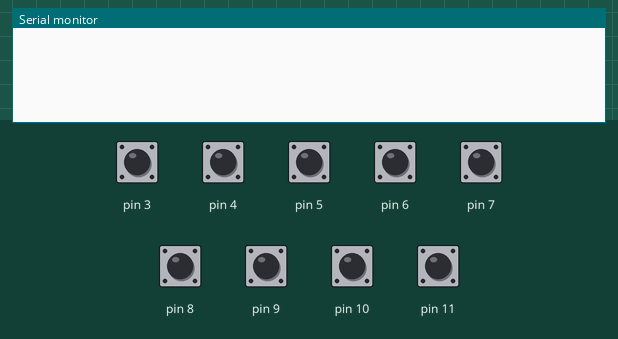
Recording of a sketch running on a simulated Arduino Uno, built with avr-gcc and run on an emulated ATmega328P. Parts: the last lines printed to the serial monitor. The test bench sets the inputs (shaded band); at power-on: pin 3–11 HIGH.

Above: at 1.2 s.
1.3 s: pin 3 pulled LOW for 0.15 s
At 2.4 s:
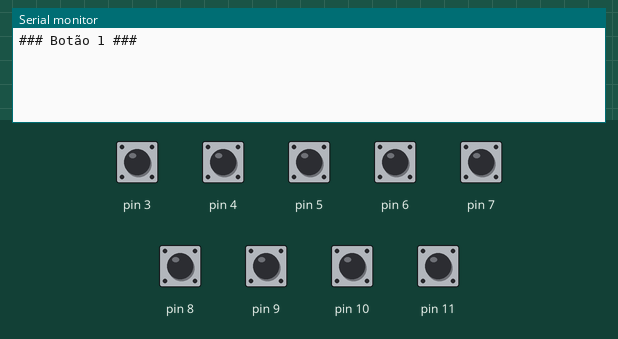
2.9 s: pin 4 pulled LOW for 0.15 s
At 3.6 s:
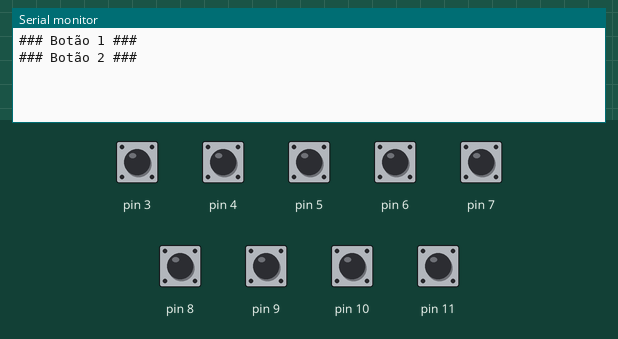
4.5 s: pin 5 pulled LOW for 0.15 s
At 4.9 s:
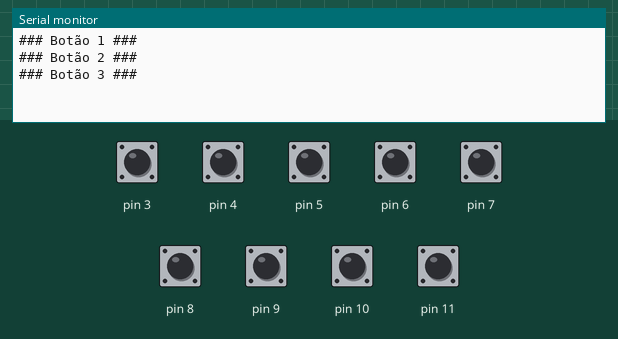
6.1 s: pin 6 pulled LOW for 0.15 s
At 7.3 s:
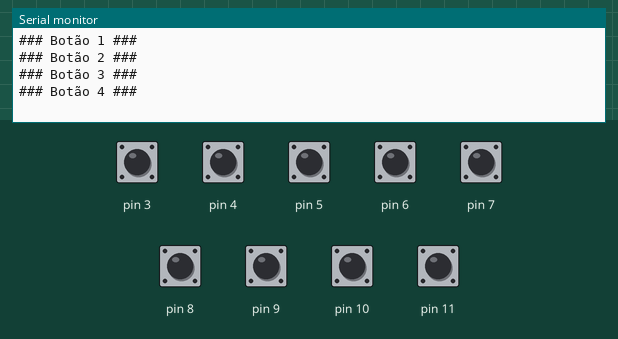
7.7 s: pin 7 pulled LOW for 0.15 s
At 8.5 s:
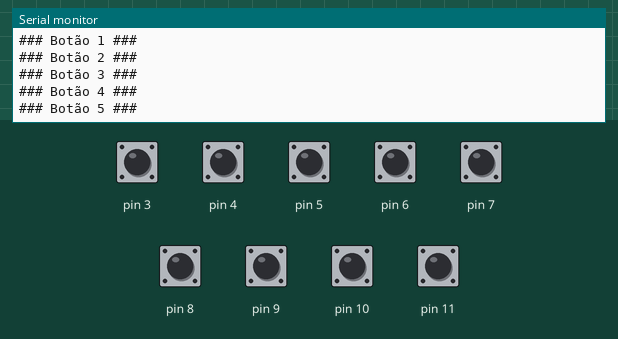
9.3 s: pin 8 pulled LOW for 0.15 s
At 9.7 s:
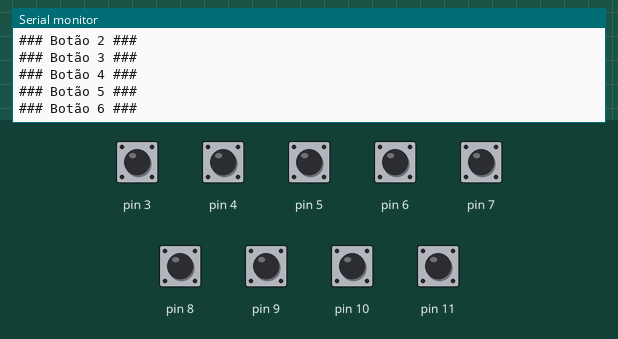
Timing chart, 0 to 11.9 s (numbered marks = the images above; inputs shaded):
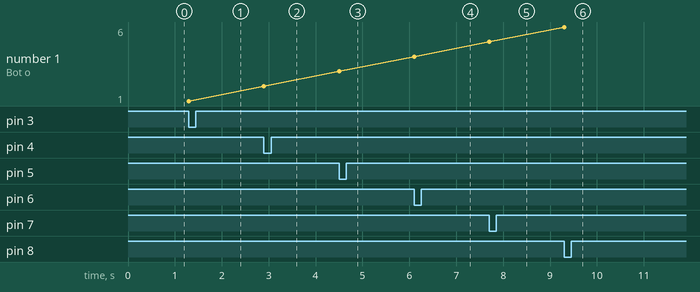

The sketch:

Memory_teste_botoes.ino
```cpp
// Versao - Teste de botões do Memory
// Este programa lê o estado de botões conectados aos pinos de 3 a 11.
// Quando um botão é pressionado, uma mensagem é exibida no console Serial.

void setup() {
  // Inicialização da comunicação serial com uma taxa de transmissão de 9600 bps.
  Serial.begin(9600);

  // Configuração dos pinos de 3 a 11 como entrada com pull-up interno.
  // Isso significa que os pinos são mantidos em nível lógico alto (1) por padrão,
  // e serão lidos como nível lógico baixo (0) quando um botão for pressionado.
  for (int i = 3; i <= 11; i++) {
    pinMode(i, INPUT_PULLUP);
  }
}

void loop() {
  // Loop principal para verificar o estado dos botões.
  for (int i = 3; i <= 11; i++) {
    // Verifica se o botão no pino atual está pressionado (nível lógico baixo).
    if (digitalRead(i) == 0) {
      // Se o botão foi pressionado, exibe uma mensagem indicando o número do botão.
      Serial.print("### Botão ");
      // O número do botão é calculado subtraindo 2 do número do pino.
      Serial.print(i - 2);
      Serial.println(" ###");

      // Aguarda por 1000 milissegundos (1 segundo) para evitar leituras múltiplas
      // enquanto o botão permanece pressionado.
      delay(1000);
    }
  }
}
```

Measured:
- after the input at 1.3 s, the serial monitor: prints a new line at once (image 1)
- after the input at 2.9 s, the serial monitor: prints a new line at once (image 2)
- after the input at 4.5 s, the serial monitor: prints a new line at once (image 3)
- after the input at 6.1 s, the serial monitor: prints a new line at once (image 4)
- after the input at 7.7 s, the serial monitor: prints a new line at once (image 5)
- after the input at 9.3 s, the serial monitor: prints a new line at once (image 6)
- plotted number 1: 1 → 2 after the input at 2.9 s, 2 → 3 after the input at 4.5 s, 3 → 4 after the input at 6.1 s, 4 → 5 after the input at 7.7 s, 5 → 6 after the input at 9.3 s
